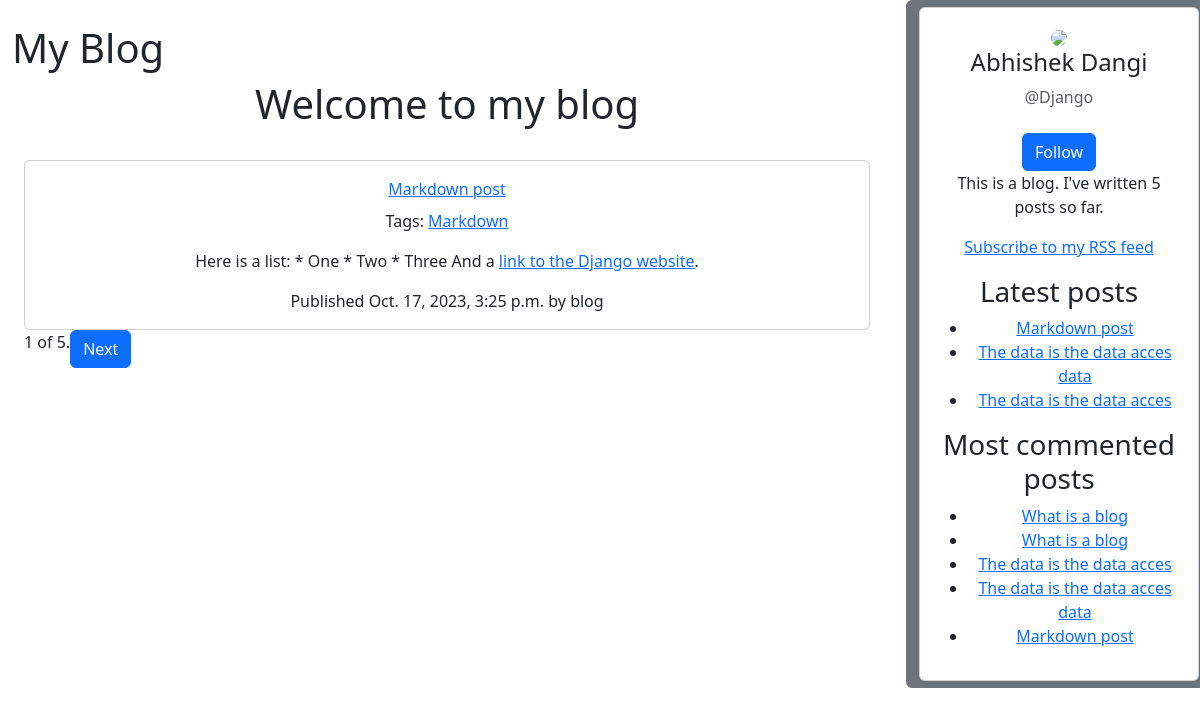
Screenshot of /blog/ with the database file from the repository.
### blog/models.py (models this page shows, shortened)
class Post(models.Model):
     class Status(models.TextChoices):
          DRAFT = 'DF', 'Draft'
          PUBLISHED = 'PB', 'Published'
     title = models.CharField(max_length=250)
     slug = models.SlugField(max_length=250, unique_for_date='publish')
     author = models.ForeignKey(User, on_delete=models.CASCADE, related_name='blog_posts')
     body = models.TextField()
     publish = models.DateTimeField(default=timezone.now)
     created = models.DateTimeField(auto_now_add=True)
     updated = models.DateTimeField(auto_now=True)
     status = models.CharField(max_length=2, choices=Status.choices, default=Status.DRAFT)
     objects = models.Manager() # The default manager.
     published = PublishedManager()
     tags = TaggableManager()
     class Meta:
          ordering = ["-publish"]
          indexes = [
          models.Index(fields=["-publish"]),
          ]
     def get_absolute_url(self):
          return reverse('blog:post_detail', args=[self.publish.year, self.publish.month,self.publish.day,self.slug])

### blog/views.py (the view)
# urls.py: path("", views.post_list, name="post_list"),
def post_list(request, tag_slug=None):
    post_list = Post.published.all()
    tag = None
    if tag_slug:
        tag = get_object_or_404(Tag, slug=tag_slug)
        post_list = post_list.filter(tags__in=[tag])
    paginator = Paginator(post_list, 1)
    page_number = request.GET.get("page", 1)
    try:
        posts = paginator.page(page_number)
    except PageNotAnInteger:
        posts = paginator.page(1)
    except EmptyPage:
        posts = paginator.page(paginator.num_pages)
    return render(request, "blog/post/list.html", {"posts": posts, "tag": tag})

### blog/models.py (called while the page is built)
     def get_queryset(self):
          return super().get_queryset()\
               .filter(status=Post.Status.PUBLISHED)

### blog/templatetags/blog_tags.py (called while the page is built)
@register.simple_tag
def total_posts():
    return Post.published.count()

@register.inclusion_tag('blog/post/latest_posts.html')
def show_latest_posts(count=5):
     latest_posts = Post.published.order_by('-publish')[:count]
     return {'latest_posts': latest_posts}

@register.simple_tag
def get_most_commented_posts(count=5):
     return Post.published.annotate(total_comments=Count('comments')).order_by('-total_comments')[:count]

@register.filter(name='markdown')
def markdown_format(text):
     return mark_safe(markdown.markdown(text))

### templates/blog/post/list.html (shortened to what this page needs)
{% extends "blog/base.html" %}
{% load blog_tags %}
{% block content %}
<div class="container text-center">
     <h1>Welcome to my blog</h1><br />
     {% for post in posts %}
     <div class="card card-body">
          <a class="card-title text-primary" href="{{ post.get_absolute_url }}">
               {{ post.title }}
          </a>
          <p class="tags">Tags:
               {% for tag in post.tags.all %}
               <a href="{% url 'blog:post_list_by_tag' tag.slug %}">
                    {{ tag.name }}
               </a>
               {% endfor %}
          </p>
          {{ post.body|markdown|truncatewords_html:30  }}
          <p class="card-text">
               Published {{ post.publish }} by {{ post.author }}
          </p>
     </div>
     {% endfor %}
</div>
{% include "pagination.html" with page=posts %}
{% endblock %}

### templates/blog/base.html (shortened to what this page needs)
{% load blog_tags %}
{% load static %}
<!doctype html>
<html lang="en">
<head>
     <link href="https://cdn.jsdelivr.net/npm/bootstrap@5.3.2/dist/css/bootstrap.min.css" rel="stylesheet"
>
</head>
<body>
     <div class="row">
          <div class="col-sm-9 p-4">
               <h1 class="">My Blog</h1>
               {% block content %}
               {% endblock %}
          </div>
          <div class="col-sm-3 btn btn-secondary">
               <div class="card">
                    <div class="card-body text-center">
                         <img src="https://mdbcdn.b-cdn.net/img/Photos/new-templates/bootstrap-chat/ava2-bg.webp"
                              class="rounded-circle img-fluid" style="width: 100px;" />
                         <h4 class="mb-2">Abhishek Dangi</h4>
                         <p class="text-muted mb-4">@Django</p>
                         <a href="#" class="btn btn-primary">Follow</a>
                         <p>This is a blog.
                              I've written {% total_posts %} posts so far.
                         </p>
                         <p>
                              <a href="{% url 'blog:post_feed' %}">
                                   Subscribe to my RSS feed
                              </a>
                         </p>
                         <h3>Latest posts</h3>
                         {% show_latest_posts 3 %}
                         <h3>Most commented posts</h3>
                         {% get_most_commented_posts as most_commented_posts %}
                         <ul>
                              {% for post in most_commented_posts %}
                              <li>
                                   <a href="{{ post.get_absolute_url }}">{{ post.title }}</a>
                              </li>
                              {% endfor %}
                    </div>
               </div>
          </div>
     </div>
</body>
</html>

### templates/blog/post/latest_posts.html
<ul>
     {% for post in latest_posts %}
     <li>
     <a href="{{ post.get_absolute_url }}">{{ post.title }}</a>
     </li>
     {% endfor %}
    </ul>

### rows the page displays
Post: title "Markdown post", body "Here is a list: * One * Two * Three And a link to the Django website .", publish "Oct. 17, 2023, 3:25 p.m.", author "blog"
Tag: name "Markdown"
Post: title "The data is the data acces data"
Post: title "The data is the data acces"
Post: title "What is a blog"
Post: title "What is a blog"

### other values shown
{{ page.number }} "1"
{{ page.paginator.num_pages }} "5"
